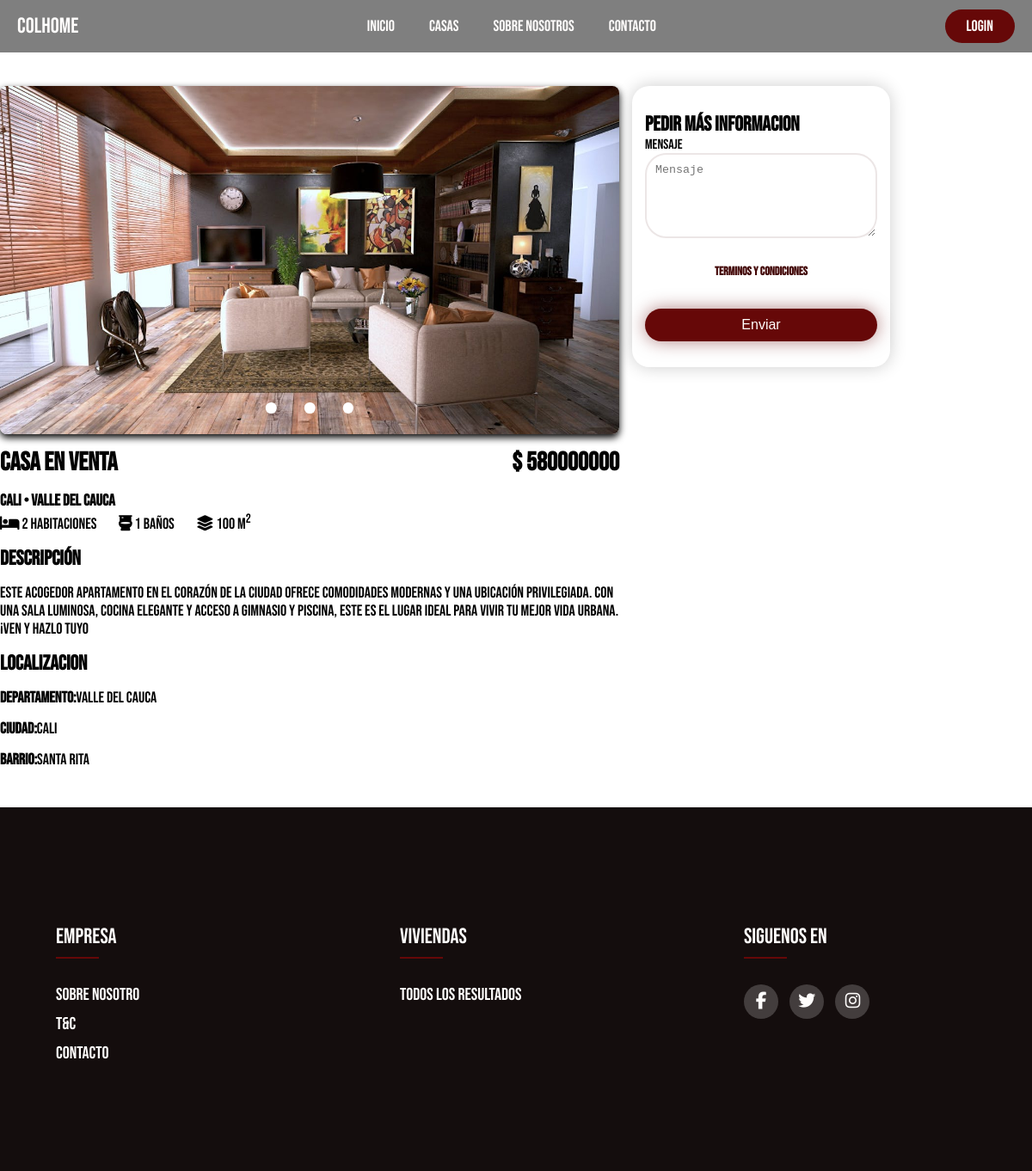
The page /single_house.php?home_id=3 on the database its author committed.
### tables this page shows
CREATE TABLE `houses` (
  `home_id` int(11) NOT NULL,
  `home_category` varchar(100) NOT NULL,
  `home_price` int(11) NOT NULL,
  `home_city` varchar(100) NOT NULL,
  `home_neighborhood` varchar(100) NOT NULL,
  `home_location` varchar(50) NOT NULL,
  `home_rooms` int(11) NOT NULL,
  `home_bathrooms` int(11) NOT NULL,
  `home_meters` int(11) NOT NULL,
  `home_description` varchar(255) NOT NULL,
  `home_importance` varchar(255) NOT NULL DEFAULT 'alta',
  `home_image1` varchar(255) NOT NULL,
  `home_image2` varchar(255) NOT NULL,
  `home_image3` varchar(255) NOT NULL
);

### single_house.php (the view, shortened to what this page needs)
<?php
    include('server/connection.php');
    if(isset($_POST['more-information'])){
        if(isset($_SESSION['logged_in'])){
            $user_id = $_SESSION['user_id'];
            $user_email = $_SESSION['user_email'];
            $user_message = $_POST['message'];
            $homeId = (int)$_POST['home_id'];
            $stmt1 = $conn->prepare("INSERT INTO send_information (user_id,home_id,information_message)
                                    VALUES (?,?,?) ");
            $stmt1->bind_param('iis',$user_id,$homeId,$user_message);
            if($stmt1->execute()){
                header('location: single_house.php?message=Mensaje enviado Pronto resiviras Informacion');
            }else{
                header('location: single_house.php?error=Ocurrio un error intenta enviar el mesaje de nuevo');
            }
        }else{
            header('location: login.php');
        }
    }
    else if(isset($_GET['home_id'])){
        $home_id = $_GET['home_id'];
        $stmt = $conn->prepare("SELECT * FROM houses WHERE home_id= ? ");
        $stmt->bind_param("i",$home_id);
        $stmt->execute();
        $home_information = $stmt->get_result();
    }else{
        header('location: index.php');
        echo $home_id;
    }
?>
<!DOCTYPE html>
<html lang="es">
<head>
    <link rel="stylesheet" href="styles/style.css">
    <link rel="stylesheet" type="text/css"
        href="https://cdnjs.cloudflare.com/ajax/libs/font-awesome/6.5.1/css/all.min.css">
</head>
<body>
    <?php include('loyouts/header.php')?>
    <main>
        <section class="container">
            <div class="content-single-house">
            <?php while($home = $home_information->fetch_assoc()) {?>
                <div class="single-house-information">
                    <div class="content-slider">
                        <div class="slider">
                            <img id="slider1" src="imgs/<?php echo$home['home_image1'];?>" alt="">
                        </div>
                        <div class="slider-nav">
                            <a href="#slider1"></a>
                            <a href="#slider2"></a>
                            <a href="#slider3"></a>
                        </div>
                    </div>
                    <div class="single-house-text">
                        <div class="single-house-title">
                            <h1><?php echo$home['home_category'];?> en venta</h1>
                            <h1>$ <?php echo$home['home_price'];?></h1>
                        </div>
                        <div class="main-characteristics">
                            <h3><?php echo$home['home_city'];?> <span>&#8226</span> <?php echo$home['home_location'];?></h3>
                            <span class="icon"><i class="fa-solid fa-bed"></i> <?php echo$home['home_rooms'];?> Habitaciones</span>
                            <span class="icon"><i class="fa-solid fa-toilet"></i> <?php echo$home['home_bathrooms'];?> Baños</span>
                            <span class="icon"><i class="fa-solid fa-layer-group"></i> <?php echo$home['home_meters'];?> m<sup>2</sup> </span>
                        </div>
                        <div class="single-house-details">
                            <h2>Descripción</h2>
                            <p> <?php echo$home['home_description'];?></p>
                            <h2>Localizacion</h2>
                            <p><strong>Departamento:</strong><?php echo$home['home_location'];?></p>
                            <p><strong>Ciudad:</strong><?php echo$home['home_city'];?></p>
                            <p><strong>Barrio:</strong><?php echo$home['home_neighborhood'];?></p>
                        </div>
                    </div>
                </div>
            <?php }?>
                <div class="content-form-single-product">
                    <div class="form-single-house ">
                        <form action="single_house.php" method="post">
                            <h2>Pedir más Informacion</h2>
                            <div class="input-group">
                                <label for="message">Mensaje</label>
                                <textarea name="message" id="message" cols="30" rows="5"
                                    placeholder="Mensaje"></textarea>
                                <div class="form-txt-contact">
                                    <a href="t&c.html">Terminos y Condiciones</a>
                                </div>
                                <input type="submit" class="btn-form-single-house" name="more-information" value="Enviar">
                            </div>
                        </form>
                    </div>
                </div>
            </div>
        </section>
    </main>
    <?php include('loyouts/footer.php')?>
</body>
</html>

### styles/style.css (style rules this page uses)
* { margin: 0; padding: 0; text-decoration: none; box-sizing: border-box ; list-style: none; }
body { font-family: "Bebas Neue", sans-serif; }
.container { max-width: 1200px; margin: 0 auto; }
.content-account input,textarea { padding: 10px 10px ; border-radius: 25px; margin-bottom: 20px; border: 2px solid #ece6e6; outline: none; }
.form-txt-contact { margin-bottom: 5px; display: flex; justify-content: center; }
.form-txt-contact a { color: rgb(65, 5, 5); font-size: 14px ; font-weight: 600; padding-top: 10px; }
.content-contact input,textarea { padding: 10px 10px ; border-radius: 25px; margin-bottom: 20px; border: 2px solid #ece6e6; outline: none; }
.input-group { display: flex; flex-direction: column; text-align: left; }
.content-single-house { min-height: 100vh; max-width:100vw; min-width: 100vw; display: flex; flex-wrap: wrap; flex-direction: row; margin-top: 100px; }
.single-house-information { display: flex; flex-direction: column; max-width: 60vw; }
.content-slider { position: relative; max-width: 60vw; margin: 0 auto; }
.slider { display: flex; aspect-ratio: 16 / 9; overflow-x: hidden; scroll-snap-type: x mandatory; scroll-behavior: smooth; box-shadow: 0 .25rem .5rem #000000; border-radius: 0.5rem; }
.slider img { flex: 1 0 100%; scroll-snap-align: none; object-fit: cover; }
.slider-nav { display: flex; column-gap: 2rem; position: absolute; bottom: 1.5rem; left: 50%; transform: translateX(-50%); z-index: 1; }
.slider-nav a { width: .8rem; height: .8rem; border-radius: 50%; background-color: white; transition: opacity ease 250ms; }
.single-house-title { display: flex; justify-content: space-between; font-size: 20px; margin: 15px 0px; font-weight: 500; }
.main-characteristics { margin-bottom: 15px ; }
.main-characteristics .icon { margin-right: 23px; font-size: 18px; }
.single-house-details h2,p { margin-bottom: 15px; }
.single-house-details p { font-size: 18px; }
.form-single-house { right: 0; }
.content-form-single-product { position: relative; min-height: 100vh; }
.form-single-house { padding: 30px 15px ; margin: 0 15px; box-shadow: 0 0 20px rgba(0, 0, 0, 0.2); border-radius: 20px; width: 300px; position: sticky; right: 0; top: 80px; }
.btn-form-single-house { font-size: 16px; padding: 10px 0 ; color: #fffdfc; border: 0; border-radius: 25px; background-color: rgb(102, 8, 8); box-shadow: 0 0 20px rgba(102, 8, 8, .5); cursor: pointer; }
.edit-home input,textarea,select,option { padding: 10px 10px ; border-radius: 25px; margin-bottom: 20px; border: 2px solid #ece6e6; outline: none; }

### rows shown on the page
houses: home_image1 (picture), home_category "casa", home_price "580000000", home_city "Cali", home_location "valle del Cauca", home_rooms "2", home_bathrooms "1", home_meters "100", home_description "Este acogedor apartamento en el corazón de la ciudad ofrece comodidades modernas y una ubicación privilegiada. Con una sala luminosa, cocina elegante y acceso a gimnasio y piscina, este es el lugar ideal para vivir tu mejor vida urbana. ¡Ven y hazlo tuyo", home_neighborhood "santa Rita"
